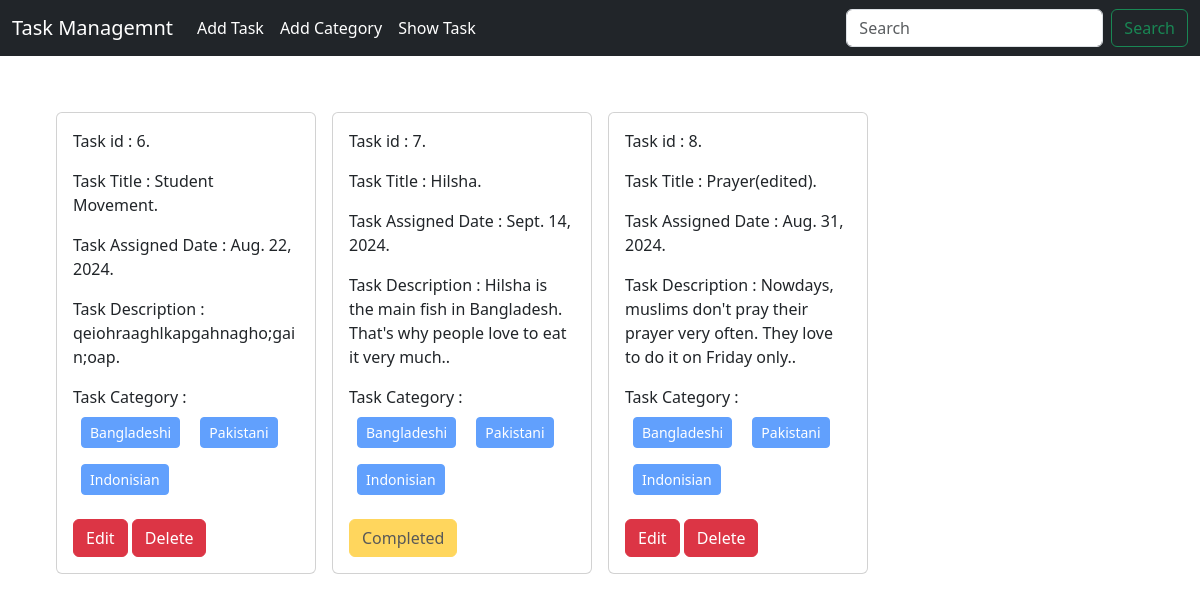
The page /ShowTask/add/ on the database its author committed.
### TaskModel/models.py (models this page shows, shortened)
class TaskModel(models.Model):
    taskTitle = models.CharField(max_length=250)
    taskDescription = models.TextField()
    Task_Assign_Date = models.DateField()
    category = models.ManyToManyField(TaskCategory)
    is_completed = models.BooleanField(default=False)

### TaskCategory/models.py (models this page shows, shortened)
class TaskCategory(models.Model):
    Category_Name = models.CharField(max_length=250)

### ShowTask/views.py (the view)
# urls.py: path('add/',views.show_task,name='show_task'),
def show_task(request):
    data = TaskModel.objects.all()
    return render(request,'show.html',{'data' : data})

### ShowTask/templates/show.html (shortened to what this page needs)
{% extends "base.html" %}
{% block content %}
<div class="d-flex flex-wrap justify-content-centre px-5 pt-5">
    {% for i in data %}
            <div class="col-sm-3">
            <div class="card m-2">
                <div class="card-body">
                <p class="card-text">Task id : {{i.id}}.</p>
                <p class="card-text">Task Title : {{i.taskTitle}}.</p>
                <p class="card-text">Task Assigned Date : {{i.Task_Assign_Date}}.</p>
                <p class="card-text">Task Description : {{i.taskDescription}}.</p>
                <p class="card-text"> Task Category :
                    {% for cat in i.category.all %}
                        <button class=" btn btn-primary btn-sm m-2" disabled>{{cat.Category_Name }}</button>
                    {% endfor %}
                </p>
                {% if i.is_completed %}
                    <button class="btn btn-warning" disabled>Completed</button>
                {% else %}
                    <a href="{% url 'edit_model' i.id %}" class="btn btn-danger">Edit</a>
                    <a href="{% url 'delete_model' i.id %}" class="btn btn-danger">Delete</a>
                {% endif %}
                </div>
            </div>
        </div>
    {% endfor %}
</div>
{% endblock content %}

### templates/base.html (shortened to what this page needs)
<!DOCTYPE html>
<html lang="en">
<head>
    <link href="https://cdn.jsdelivr.net/npm/bootstrap@5.3.3/dist/css/bootstrap.min.css" rel="stylesheet">
</head>
<body>
    <nav class="navbar navbar-expand-lg navbar-dark bg-dark">
        <div class="container-fluid">
          <a class="navbar-brand" href="#">Task Managemnt</a>
          <div class="collapse navbar-collapse" id="navbarSupportedContent">
            <ul class="navbar-nav me-auto mb-2 mb-lg-0">
              <li class="nav-item">
                <a class="nav-link active" aria-current="page" href="{% url 'add_model' %}">Add Task</a>
              </li>
              <li class="nav-item">
                <a class="nav-link active" aria-current="page" href="{% url 'add_category' %}">Add Category</a>
              </li>
              <li class="nav-item">
                <a class="nav-link active" aria-current="page" href="{% url 'show_task' %}">Show Task</a>
              </li>
            </ul>
            <form class="d-flex" role="search">
              <input class="form-control me-2" type="search" placeholder="Search" aria-label="Search">
              <button class="btn btn-outline-success" type="submit">Search</button>
            </form>
          </div>
        </div>
      </nav>
    {% block content %}{% endblock content %}
</body>
</html>

### rows shown on the page
TaskModel: id "6", taskTitle "Student Movement", Task_Assign_Date "Aug. 22, 2024", taskDescription "qeiohraaghlkapgahnagho;gain;oap", is_completed "Edit"
TaskCategory: Category_Name "Bangladeshi"
TaskCategory: Category_Name "Pakistani"
TaskCategory: Category_Name "Indonisian"
TaskModel: id "7", taskTitle "Hilsha", Task_Assign_Date "Sept. 14, 2024", taskDescription "Hilsha is the main fish in Bangladesh. That's why people love to eat it very much.", is_completed "Completed"
TaskModel: id "8", taskTitle "Prayer(edited)", Task_Assign_Date "Aug. 31, 2024", taskDescription "Nowdays, muslims don't pray their prayer very often. They love to do it on Friday only.", is_completed "Edit"
